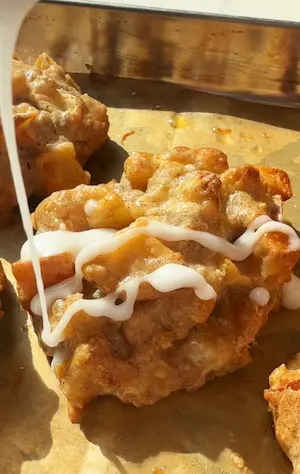
#> input picture images/recipes/apple-fritters/apple-fritters-card-300px.webp, 300 x 474 px; its folder holds only this picture in this run
$ python create-responsive-images.py ../images/recipes/apple-fritters/apple-fritters-card-300px.webp ../images/recipes/apple-fritters
#> lines starting #> are read from the running program, lines starting #| are printed output that depends on the picture
#!/usr/bin/env python3
"""
Image Optimization Script for Yourwellnessgirly Recipe Blog
Creates responsive image variants and WebP versions for optimal performance

Requirements: pip install Pillow
"""

import os
from PIL import Image
import argparse
from pathlib import Path

def create_responsive_images(input_path, recipe_name, image_type="hero"):
    """
    Create responsive image variants with proper sizing for food blog

    Args:
        input_path: Path to original image
        recipe_name: Recipe folder name (e.g., 'mango-yogurt-bites')
        image_type: 'hero', 'card', 'process', or 'gallery'
    """
#> called with recipe_name = '../images/recipes/apple-fritters', image_type = 'hero'

    # Define sizes based on image type
    sizes = {
        'hero': {
            '400': (400, 500),   # Mobile portrait
            '800': (800, 1000),  # Small desktop
            '1200': (1200, 1500), # Large desktop
            '1600': (1600, 2000)  # High-res/retina
        },
        'card': {
            '300': (300, 225),   # Small card (4:3 aspect)
            '600': (600, 450),   # Retina card
        },
        'process': {
            '400': (400, 300),   # Step images (4:3 aspect)
            '800': (800, 600),   # Retina step images
        },
        'gallery': {
            '300': (300, 300),   # Square thumbnails
            '600': (600, 600),   # Retina thumbnails
            '1200': (1200, 900), # Gallery lightbox (4:3)
        }
    }

    # Create output directory
    recipe_dir = f"images/recipes/{recipe_name}"
    os.makedirs(recipe_dir, exist_ok=True)

    # Open original image
    with Image.open(input_path) as img:
        # Convert to RGB if necessary (for WebP compatibility)
#> img is the input picture: PIL image 300x474 RGB; mean R, G, B 156.1, 111.6, 60.3
        if img.mode in ('RGBA', 'LA', 'P'):
            img = img.convert('RGB')

        original_width, original_height = img.size
#> original_width = 300; original_height = 474
        print(f"Original image: {original_width}x{original_height}")
#| Original image: 300x474

        # Get base filename without extension
        base_name = Path(input_path).stem

        # Create each size variant
        for size_name, (width, height) in sizes[image_type].items():
            # Calculate dimensions maintaining aspect ratio
            img_ratio = original_width / original_height
            target_ratio = width / height

            if img_ratio > target_ratio:
                # Image is wider, fit to height
                new_height = height
                new_width = int(height * img_ratio)
            else:
                # Image is taller, fit to width
                new_width = width
                new_height = int(width / img_ratio)

            # Resize image
            resized = img.resize((new_width, new_height), Image.LANCZOS)

            # Crop to exact dimensions if needed (center crop)
            if new_width != width or new_height != height:
                left = (new_width - width) // 2
                top = (new_height - height) // 2
                right = left + width
                bottom = top + height
                resized = resized.crop((left, top, right, bottom))

            # Save JPG version (optimized)
            jpg_path = f"{recipe_dir}/{base_name}-{size_name}.jpg"
            resized.save(jpg_path, 'JPEG', quality=85, optimize=True)
            print(f"Created: {jpg_path} ({width}x{height})")

            # Save WebP version (better compression)
            webp_path = f"{recipe_dir}/{base_name}-{size_name}.webp"
            resized.save(webp_path, 'WebP', quality=80, optimize=True)
            print(f"Created: {webp_path} ({width}x{height})")
#> this loop made 4 passes
#> pass 1, in create_responsive_images, `resized = resized.crop((left, top, right, bottom))`:
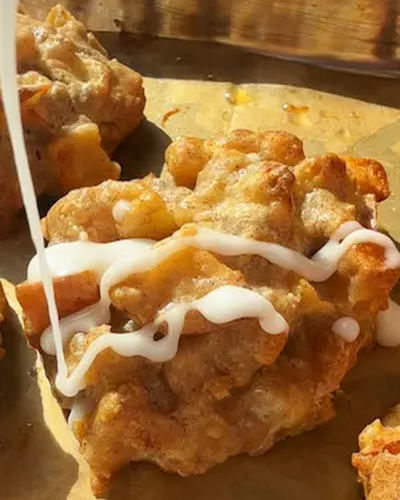
#> resized: PIL image 400x500 RGB; mean R, G, B 155.3, 108.6, 56.7

def generate_picture_element(recipe_name, base_name, image_type, alt_text, width, height, loading="lazy", fetchpriority=None):
    """Generate optimized HTML picture element"""
#> called with recipe_name = '../images/recipes/apple-fritters', base_name = 'apple-fritters-card-300px', image_type = 'hero', width = 1600, height = 2000, loading = 'eager', fetchpriority = 'high'

    sizes_map = {
        'hero': ['400', '800', '1200', '1600'],
        'card': ['300', '600'],
        'process': ['400', '800'],
        'gallery': ['300', '600', '1200']
    }

    sizes = sizes_map[image_type]

    # Build srcset strings
    webp_srcset = []
    jpg_srcset = []

    for size in sizes:
        webp_srcset.append(f"../images/recipes/{recipe_name}/{base_name}-{size}.webp {size}w")
        jpg_srcset.append(f"../images/recipes/{recipe_name}/{base_name}-{size}.jpg {size}w")

    # Generate sizes attribute based on image type
    if image_type == 'hero':
        sizes_attr = "(max-width: 480px) 100vw, (max-width: 768px) 100vw, (max-width: 1200px) 60vw, 735px"
    elif image_type == 'card':
        sizes_attr = "(max-width: 768px) 50vw, 300px"
    elif image_type == 'process':
        sizes_attr = "(max-width: 768px) 100vw, 400px"
    else:
        sizes_attr = "(max-width: 768px) 50vw, 300px"

    # Build picture element
    picture_html = f'''<picture>
    <source
        srcset="{', '.join(webp_srcset)}"
        type="image/webp">
    <img
        src="../images/recipes/{recipe_name}/{base_name}-{sizes[-1]}.jpg"
        srcset="{', '.join(jpg_srcset)}"
        sizes="{sizes_attr}"
        width="{width}"
        height="{height}"
        alt="{alt_text}"
        loading="{loading}"'''

    if fetchpriority:
        picture_html += f'\n        fetchpriority="{fetchpriority}"'

    picture_html += ' />\n</picture>'

    return picture_html

if __name__ == "__main__":
    parser = argparse.ArgumentParser(description='Create responsive images for recipe blog')
    parser.add_argument('input_path', help='Path to original image')
    parser.add_argument('recipe_name', help='Recipe folder name')
    parser.add_argument('--type', choices=['hero', 'card', 'process', 'gallery'],
                       default='hero', help='Image type')

    args = parser.parse_args()

    create_responsive_images(args.input_path, args.recipe_name, args.type)

    # Example HTML output
    print("\nExample HTML:")
    print(generate_picture_element(
        args.recipe_name,
        Path(args.input_path).stem,
        args.type,
        f"Descriptive alt text for {args.recipe_name}",
        1600 if args.type == 'hero' else 600,
        2000 if args.type == 'hero' else 450,
        "eager" if args.type == 'hero' else "lazy",
        "high" if args.type == 'hero' else None
    ))

$ run again, on images/recipes/brownie-batter-bars/brownie-bars-1200.webp
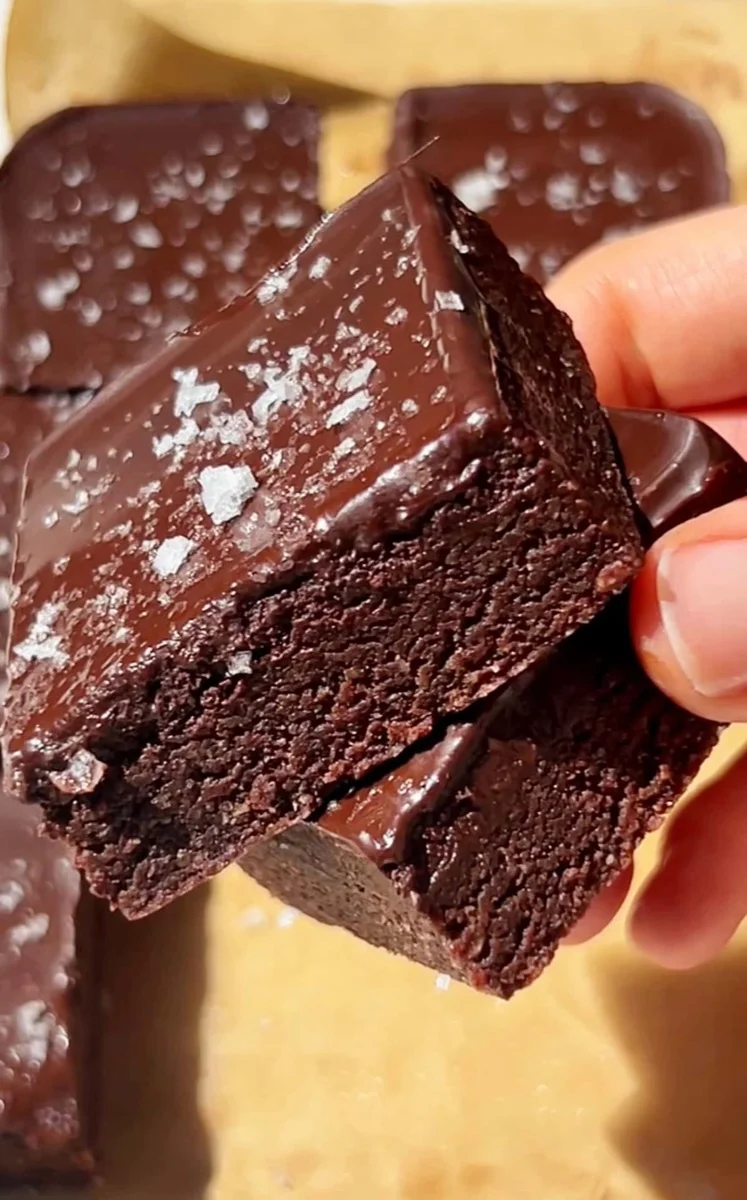
#> input picture images/recipes/brownie-batter-bars/brownie-bars-1200.webp, 747 x 1200 px
#> in create_responsive_images, img is the input picture: PIL image 747x1200 RGB; mean R, G, B 143.9, 97.4, 73.9
#| Original image: 747x1200
#> the loop in create_responsive_images, `for size_name, (width, height) in sizes[image_type].items():` made 4 passes
#> pass 1, in create_responsive_images, `resized = resized.crop((left, top, right, bottom))`:
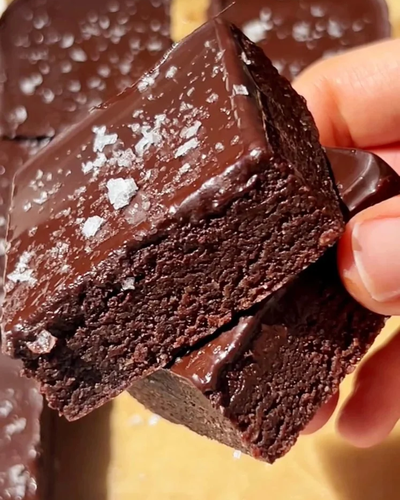
#> resized: PIL image 400x500 RGB; mean R, G, B 131.9, 84, 68.3
#> pass 2, in create_responsive_images, `resized = resized.crop((left, top, right, bottom))`:
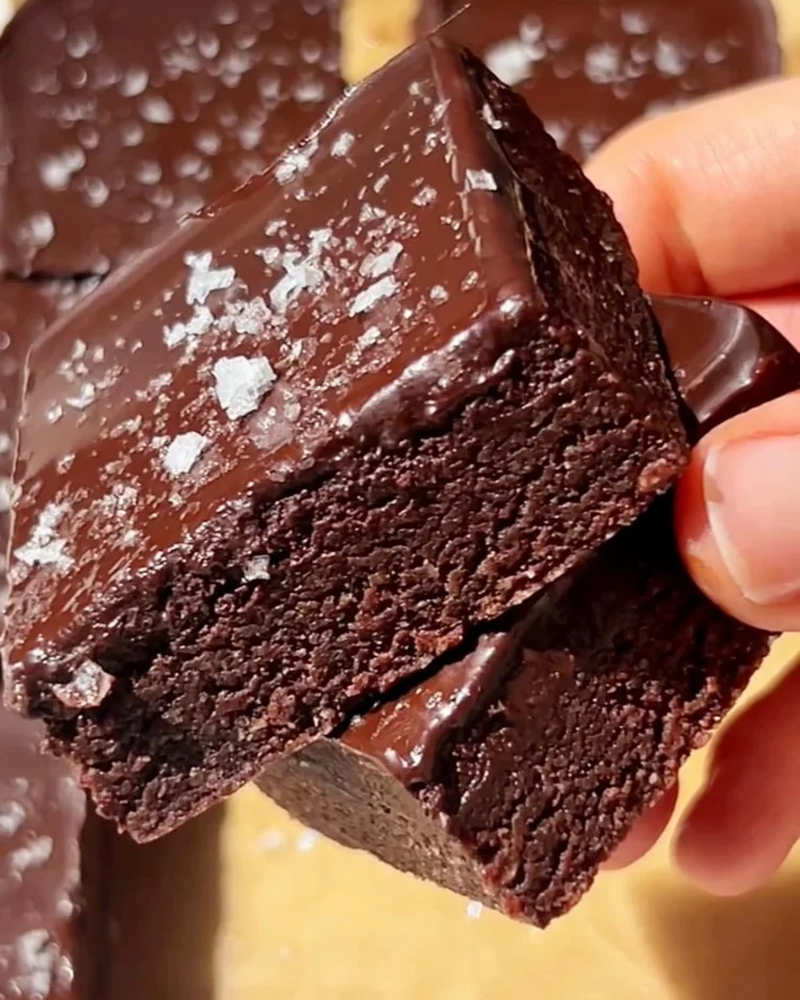
#> resized: PIL image 800x1000 RGB; mean R, G, B 131.8, 84, 68.3

$ run again, on images/recipes/mango-yogurt-bites/mango-bites-1200.jpg
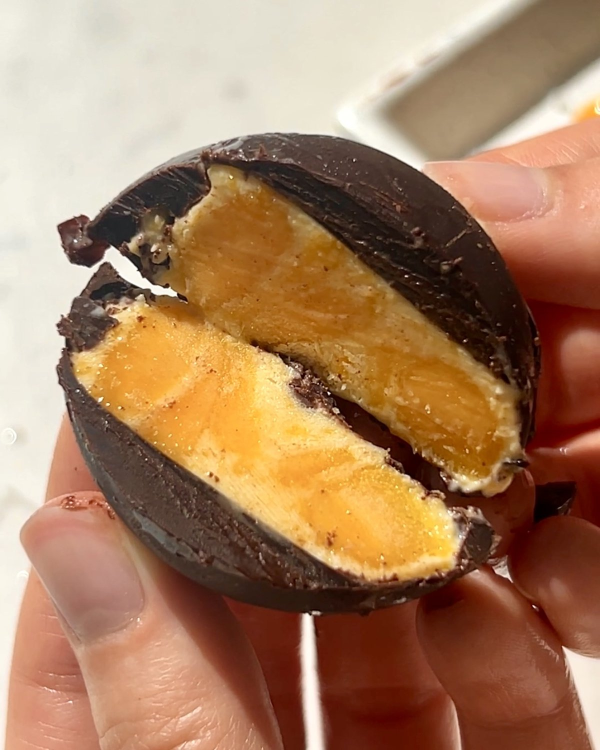
#> input picture images/recipes/mango-yogurt-bites/mango-bites-1200.jpg, 1200 x 1500 px (shown at 1/2 size)
#> in create_responsive_images, img is the input picture: PIL image 1200x1500 RGB; mean R, G, B 166.5, 127.1, 95.9
#| Original image: 1200x1500
#> the loop in create_responsive_images, `for size_name, (width, height) in sizes[image_type].items():` made 4 passes
#> pass 1, in create_responsive_images, `resized = img.resize((new_width, new_height), Image.LANCZOS)`:
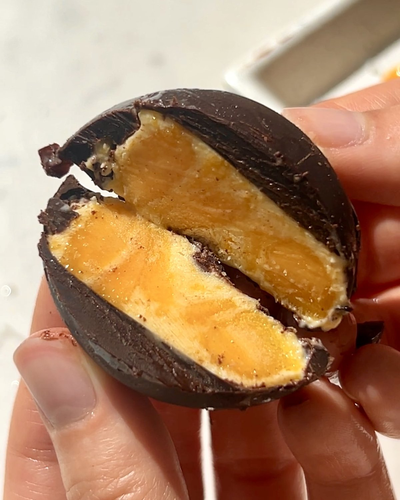
#> resized: PIL image 400x500 RGB; mean R, G, B 166.5, 127.1, 95.9
